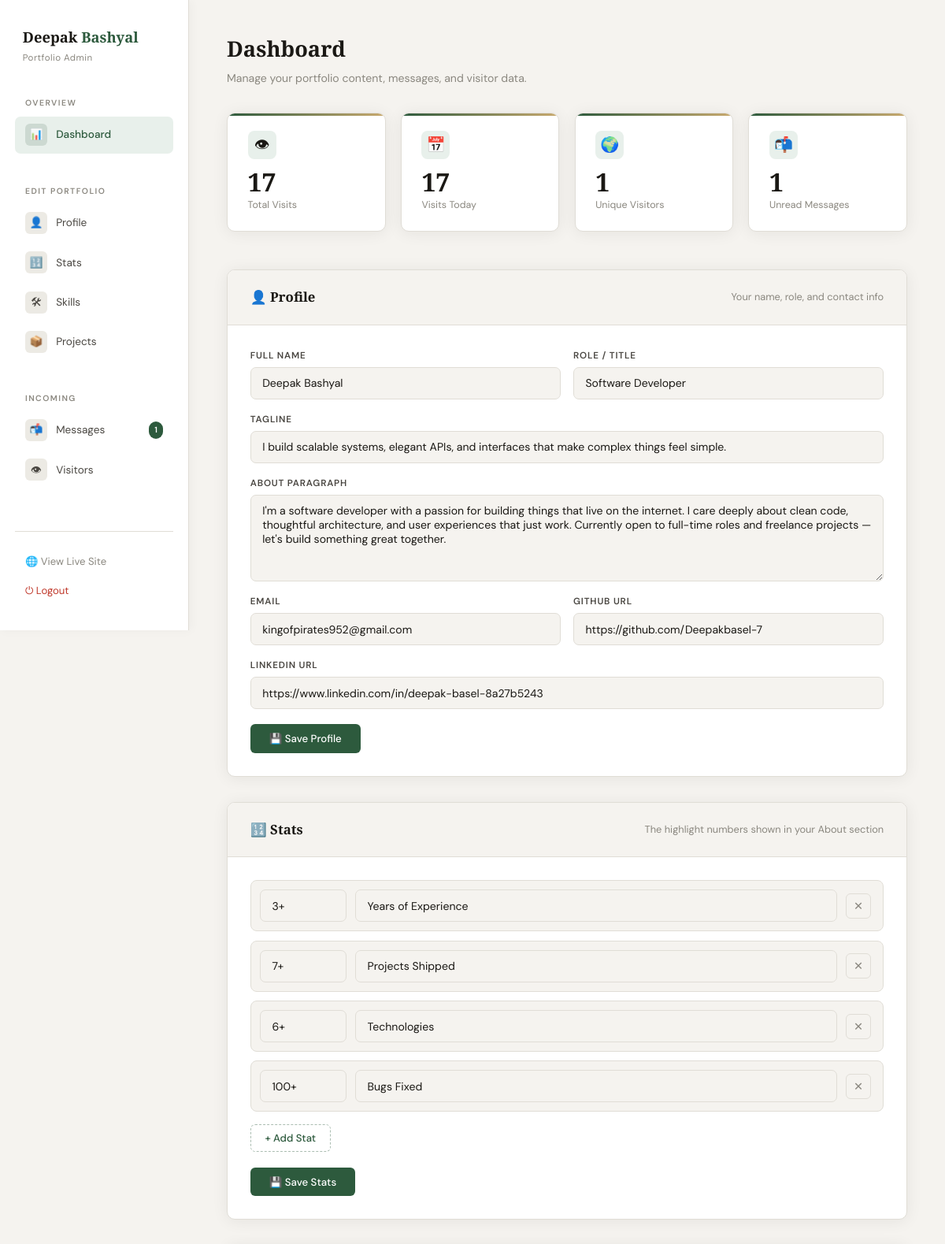
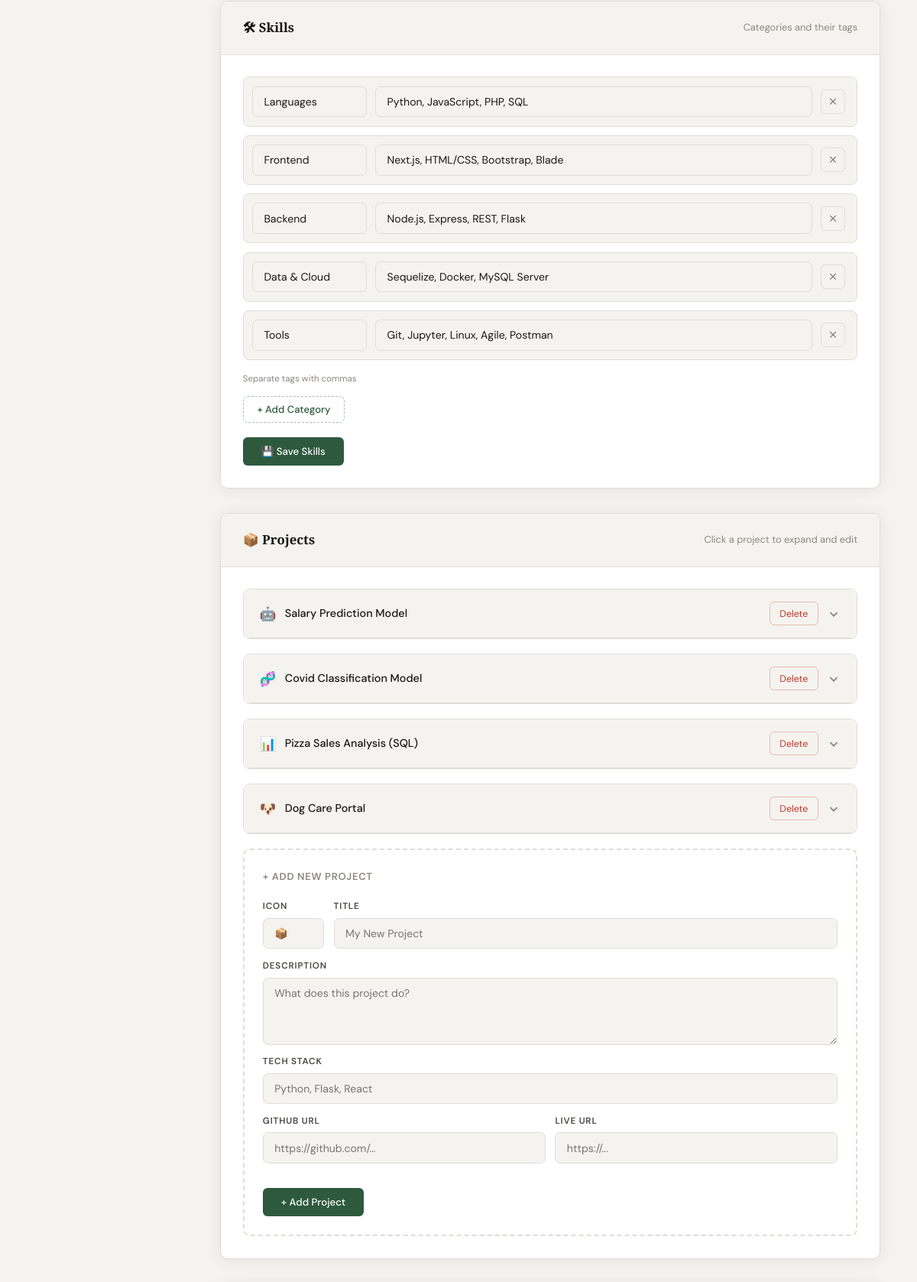
/admin (signed in, upper part), run on the app's committed database (2 pictures, top to bottom).
### tables this page shows
CREATE TABLE profile (
            key TEXT PRIMARY KEY, value TEXT
        );

CREATE TABLE stats (
            id INTEGER PRIMARY KEY AUTOINCREMENT,
            num TEXT NOT NULL, label TEXT NOT NULL, ord INTEGER DEFAULT 0
        );

CREATE TABLE skills (
            id INTEGER PRIMARY KEY AUTOINCREMENT,
            category TEXT NOT NULL, tags TEXT NOT NULL, ord INTEGER DEFAULT 0
        );

CREATE TABLE projects (
            id INTEGER PRIMARY KEY AUTOINCREMENT,
            icon TEXT DEFAULT '📦', title TEXT NOT NULL,
            desc TEXT NOT NULL, stack TEXT NOT NULL,
            github TEXT DEFAULT '', live TEXT DEFAULT '', ord INTEGER DEFAULT 0
        );

### app.py (the view)
@app.route("/admin")
@login_required
def admin():
    profile, stats, skills, projects = get_all()
    parsed_skills = [(s["category"], json.loads(s["tags"]), s["id"]) for s in skills]
    with db() as c:
        messages  = c.execute("SELECT * FROM messages ORDER BY created DESC").fetchall()
        unread    = c.execute("SELECT COUNT(*) FROM messages WHERE read=0").fetchone()[0]
        visitors  = c.execute("SELECT * FROM visitors ORDER BY created DESC LIMIT 100").fetchall()
        vis_total = c.execute("SELECT COUNT(*) FROM visitors").fetchone()[0]
        vis_today = c.execute("SELECT COUNT(*) FROM visitors WHERE date(created)=date('now','localtime')").fetchone()[0]
        unique_ip = c.execute("SELECT COUNT(DISTINCT ip) FROM visitors").fetchone()[0]
    return render_template("admin.html",
        profile=profile, stats=stats, skills=parsed_skills, projects=projects,
        messages=messages, unread=unread,
        visitors=visitors, vis_total=vis_total, vis_today=vis_today, unique_ips=unique_ip)

### app.py (called while the page is built, shortened)
def db():
    conn = sqlite3.connect(os.path.join(BASE, DB))
    conn.row_factory = sqlite3.Row
    return conn

def get_all():
    with db() as c:
        profile  = {r["key"]: r["value"] for r in c.execute("SELECT key,value FROM profile")}
        stats    = c.execute("SELECT * FROM stats ORDER BY ord").fetchall()
        skills   = c.execute("SELECT * FROM skills ORDER BY ord").fetchall()
        projects = c.execute("SELECT * FROM projects ORDER BY ord").fetchall()
    return profile, stats, skills, projects

def login_required(f):
    @wraps(f)
    def decorated(*args, **kwargs):
        if not session.get("admin_logged_in"):
            return redirect(url_for("login"))
        return f(*args, **kwargs)
    return decorated

@app.before_request
def track():
    if request.path.startswith(("/admin", "/static", "/api")):
        return

### templates/admin.html (shortened to what this page needs)
<!DOCTYPE html>
<html lang="en">
<head>
</head>
<body>
<aside class="sidebar">
  <div class="sidebar-brand">
    <div class="logo">Deepak <span>Bashyal</span></div>
    <small>Portfolio Admin</small>
  </div>
  <div class="nav-group">
    <div class="nav-group-label">Overview</div>
    <a href="#overview" class="active">
      <div class="icon">📊</div> Dashboard
    </a>
  </div>
  <div class="nav-group">
    <div class="nav-group-label">Edit Portfolio</div>
    <a href="#profile"><div class="icon">👤</div> Profile</a>
    <a href="#stats"><div class="icon">🔢</div> Stats</a>
    <a href="#skills"><div class="icon">🛠</div> Skills</a>
    <a href="#projects"><div class="icon">📦</div> Projects</a>
  </div>
  <div class="nav-group">
    <div class="nav-group-label">Incoming</div>
    <a href="#messages">
      <div class="icon">📬</div> Messages
      {% if unread > 0 %}<span class="badge">{{ unread }}</span>{% endif %}
    </a>
    <a href="#visitors"><div class="icon">👁</div> Visitors</a>
  </div>
  <div class="sidebar-footer">
    <a href="/" target="_blank">🌐 View Live Site</a>
    <a href="/admin/logout" style="color:#c0392b">⏻ Logout</a>
  </div>
</aside>
<main class="main">
  <div class="page-title">Dashboard</div>
  <div class="page-sub">Manage your portfolio content, messages, and visitor data.</div>
  <div id="overview" style="scroll-margin-top:1.5rem">
    <div class="overview">
      <div class="ov-card">
        <div class="ov-icon">👁</div>
        <div class="ov-num">{{ vis_total }}</div>
        <div class="ov-lbl">Total Visits</div>
      </div>
      <div class="ov-card">
        <div class="ov-icon">📅</div>
        <div class="ov-num">{{ vis_today }}</div>
        <div class="ov-lbl">Visits Today</div>
      </div>
      <div class="ov-card">
        <div class="ov-icon">🌍</div>
        <div class="ov-num">{{ unique_ips }}</div>
        <div class="ov-lbl">Unique Visitors</div>
      </div>
      <div class="ov-card">
        <div class="ov-icon">📬</div>
        <div class="ov-num">{{ unread }}</div>
        <div class="ov-lbl">Unread Messages</div>
      </div>
    </div>
  </div>
  <div class="section-block" id="profile">
    <div class="section-head">
      <h2>👤 Profile</h2>
      <p>Your name, role, and contact info</p>
    </div>
    <div class="section-body">
      <form method="POST" action="/admin/save/profile">
        <div class="form-grid">
          <div class="field"><label>Full Name</label><input type="text" name="name" value="{{ profile.name }}"/></div>
          <div class="field"><label>Role / Title</label><input type="text" name="role" value="{{ profile.role }}"/></div>
          <div class="field form-full"><label>Tagline</label><input type="text" name="tagline" value="{{ profile.tagline }}"/></div>
          <div class="field form-full"><label>About Paragraph</label><textarea name="about" style="min-height:110px">{{ profile.about }}</textarea></div>
          <div class="field"><label>Email</label><input type="email" name="email" value="{{ profile.email }}"/></div>
          <div class="field"><label>GitHub URL</label><input type="url" name="github" value="{{ profile.github }}"/></div>
          <div class="field form-full"><label>LinkedIn URL</label><input type="url" name="linkedin" value="{{ profile.linkedin }}"/></div>
        </div>
        <button type="submit" class="btn-save">💾 Save Profile</button>
      </form>
    </div>
  </div>
  <div class="section-block" id="stats">
    <div class="section-head">
      <h2>🔢 Stats</h2>
      <p>The highlight numbers shown in your About section</p>
    </div>
    <div class="section-body">
      <form method="POST" action="/admin/save/stats">
        <div class="row-list" id="stat-rows">
          {% for s in stats %}
          <div class="stat-row">
            <input type="text" name="num" value="{{ s.num }}" placeholder="e.g. 3+"/>
            <input type="text" name="label" value="{{ s.label }}" placeholder="e.g. Years of Experience"/>
            <button type="button" class="row-del" onclick="this.closest('.stat-row').remove()">✕</button>
          </div>
          {% endfor %}
        </div>
        <button type="button" class="btn-add" onclick="addStat()">+ Add Stat</button>
        <br/>
        <button type="submit" class="btn-save">💾 Save Stats</button>
      </form>
    </div>
  </div>
  <div class="section-block" id="skills">
    <div class="section-head">
      <h2>🛠 Skills</h2>
      <p>Categories and their tags</p>
    </div>
    <div class="section-body">
      <form method="POST" action="/admin/save/skills">
        <div class="row-list" id="skill-rows">
          {% for cat, tags, sid in skills %}
          <div class="skill-row">
            <input type="text" name="category" value="{{ cat }}" placeholder="Category"/>
            <input type="text" name="tags" value="{{ tags|join(', ') }}" placeholder="tag1, tag2, tag3"/>
            <button type="button" class="row-del" onclick="this.closest('.skill-row').remove()">✕</button>
          </div>
          {% endfor %}
        </div>
        <p class="hint" style="margin-bottom:.8rem">Separate tags with commas</p>
        <button type="button" class="btn-add" onclick="addSkill()">+ Add Category</button>
        <br/>
        <button type="submit" class="btn-save">💾 Save Skills</button>
      </form>
    </div>
  </div>
  <div class="section-block" id="projects">
    <div class="section-head">
      <h2>📦 Projects</h2>
      <p>Click a project to expand and edit</p>
    </div>
    <div class="section-body">
      <div class="project-list">
        {% for p in projects %}
        <div class="project-item">
          <div class="project-item-head" onclick="toggleProject('proj-{{ p.id }}', this)">
            <div class="project-item-head-left">
              <span>{{ p.icon }}</span>
              {{ p.title }}
            </div>
            <div style="display:flex;align-items:center;gap:.7rem">
              <form method="POST" action="/admin/delete/project/{{ p.id }}"
                    onsubmit="return confirm('Delete this project?')" onclick="event.stopPropagation()">
                <button class="btn-danger" type="submit">Delete</button>
              </form>
              <svg class="chevron" id="chev-proj-{{ p.id }}" viewBox="0 0 20 20" fill="none" stroke="currentColor" stroke-width="2">
                <polyline points="5 8 10 13 15 8"/>
              </svg>
            </div>
          </div>
        </div>
        {% endfor %}
      </div>
      <div class="add-project" style="margin-top:1.2rem">
        <div class="add-project-title">+ Add New Project</div>
        <form method="POST" action="/admin/save/project">
          <div class="project-form-2">
            <div class="field"><label>Icon</label><input type="text" name="icon" value="📦"/></div>
            <div class="field"><label>Title</label><input type="text" name="title" placeholder="My New Project" required/></div>
          </div>
          <div class="field" style="margin-bottom:.8rem">
            <label>Description</label>
            <textarea name="desc" placeholder="What does this project do?"></textarea>
          </div>
          <div class="field" style="margin-bottom:.8rem">
            <label>Tech Stack</label>
            <input type="text" name="stack" placeholder="Python, Flask, React"/>
          </div>
          <div class="project-form-half">
            <div class="field"><label>GitHub URL</label><input type="text" name="github" placeholder="https://github.com/..."/></div>
            <div class="field"><label>Live URL</label><input type="text" name="live" placeholder="https://..."/></div>
          </div>
          <button type="submit" class="btn-save">+ Add Project</button>
        </form>
      </div>
    </div>
  </div>
</main>
</body>
</html>

### data on the page
profile: name "Deepak Bashyal"
profile: role "Software Developer"
profile: tagline "I build scalable systems, elegant APIs, and interfaces that make complex things feel simple."
profile: about "I'm a software developer with a passion for building things that live on the internet. I care deeply about clean code, thoughtful architecture, and user experiences that just work. Currently open to full-time roles and freelance projects — let's build something great together."
profile: email "kingofpirates952@gmail.com"
profile: github "https://github.com/Deepakbasel-7"
profile: linkedin "https://www.linkedin.com/in/deepak-basel-8a27b5243"
stats: num "3+", label "Years of Experience"
stats: num "7+", label "Projects Shipped"
stats: num "6+", label "Technologies"
stats: num "100+", label "Bugs Fixed"
skills: category "Languages", tags "Python, JavaScript, PHP, SQL"
skills: category "Frontend", tags "Next.js, HTML/CSS, Bootstrap, Blade"
skills: category "Backend", tags "Node.js, Express, REST, Flask"
skills: category "Data & Cloud", tags "Sequelize, Docker, MySQL Server"
skills: category "Tools", tags "Git, Jupyter, Linux, Agile, Postman"
projects: icon "🤖", title "Salary Prediction Model"
projects: icon "🧬", title "Covid Classification Model", {{ p.id }} 2 (drawn)
projects: icon "📊", title "Pizza Sales Analysis (SQL)"
projects: icon "🐶", title "Dog Care Portal"

### other printed values
{{ unread }} "1"
{{ vis_total }} "17"
{{ vis_today }} "17"
{{ unique_ips }} "1"
